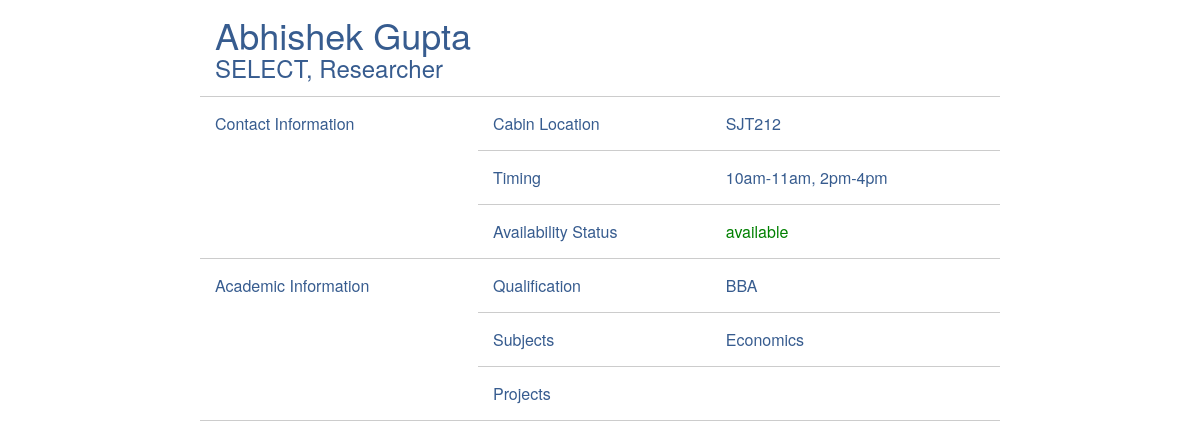
/faculty.php?id=3, run on the app's committed database.
### tables this page shows
CREATE TABLE `faculty` (
  `faculty_id` int(11) NOT NULL,
  `school_id` int(11) NOT NULL,
  `name` varchar(30) NOT NULL,
  `designation` varchar(20) DEFAULT NULL,
  `availability_status` varchar(20) DEFAULT NULL,
  `qualification` varchar(20) DEFAULT NULL,
  `timing` varchar(20) DEFAULT NULL,
  `cabin` varchar(20) DEFAULT NULL,
  `subjects` varchar(20) DEFAULT NULL
);

CREATE TABLE `school` (
  `school_id` int(11) NOT NULL,
  `name` varchar(20) NOT NULL,
  `desc` varchar(400) DEFAULT NULL
);

### config/sql.php (called while the page is built, shortened)
<?php
function getFacultyDetails($facultyid)
{
  return "select * from faculty where faculty_id=".$facultyid.";";
}
function getSchoolBySchoolID($schoolid)
{
 return "select * from school where school_id=".$schoolid.";";
}
?>

### faculty.php (the view, shortened to what this page needs)
<?php
  include("config/sql.php");
  $faculty_id = $_REQUEST['id'];
  $facultysql = getFacultyDetails($faculty_id);
  $result=mysqli_query($db,$facultysql);
  if (mysqli_num_rows($result) ==1) {
    $row = mysqli_fetch_assoc($result);
 	$facultyName = $row['name'];
 	$designation = $row['designation'];
  $availability_status = $row['availability_status'];
  $qualification = $row['qualification'];
  $timing = $row['timing'];
  $cabin = $row['cabin'];
  $subjects = $row['subjects'];
  $schoolid = $row['school_id'];
  }
  $schoolsql = getSchoolBySchoolID($schoolid);
  $result=mysqli_query($db,$schoolsql);
  if (mysqli_num_rows($result) ==1) {
    $row = mysqli_fetch_assoc($result);
 	$schoolname = $row['name'];
  }
  else
  {
  	$schoolname = "NA";
  }
?>
<html>
<body style="background:rgba(0,0,0,0)">
  <link rel="stylesheet" href="css/bootstrap.min.css">
 <div>
        <div class="tcontainer">
            <table style="border-collapse:collapse;width:800px;" cellspacing="1" cellpadding="2">
                <tr>
                    <td colspan="3">
                        <h1><?php echo "$facultyName"; ?></h1>
                        <h3><span><?php echo "$schoolname"; ?></span>, <span><?php echo "$designation"; ?></span></h3>
                    </td>
                </tr>
                <tr>
                    <td rowspan="3" class="column">
                        Contact Information
                    </td>
                    <td class="subcolumn">
                        Cabin Location
                    </td>
                    <td>
                        <?php echo "$cabin"; ?>
                    </td>
                </tr>
                <tr>
                    <td class="subcolumn">
                        Timing
                    </td>
                    <td>
                        <?php echo "$timing"; ?>
                    </td>
                </tr>
                <tr>
                    <td class="subcolumn">
                        Availability Status
                    </td>
                    <?php
                    echo "<td class='$availability_status'>";
                         echo "$availability_status";
                    ?>
                    </td>
                </tr>
                <tr>
                    <td rowspan="3" class="column">
                        Academic Information
                    </td>
                    <td class="subcolumn">
                        Qualification
                    </td>
                    <td>
                        <?php echo "$qualification"; ?>
                    </td>
                </tr>
                <tr>
                    <td class="subcolumn">
                        Subjects
                    </td>
                    <td>
                        <?php echo "$subjects"; ?>
                    </td>
                </tr>
                <tr>
                    <td class="subcolumn">
                        Projects
                    </td>
                    <td>
                    </td>
                </tr>
            </table>
        </div>
</body>
</html>

### faculty.php (style rules this page uses)
td { padding: 15px; vertical-align: top; font-weight: 500; }
table { color:#375c8f; border-collapse: collapse; margin: 0 auto; }
tr { border-bottom: 1px solid rgba(0,0,0,0.2); }
td.column,td.subcolumn { font-weight: 200; }
div.tcontainer table { padding: 5px; width: 100%; }
td.available { color:green; }
h1,h3 { margin:0px; }

### data on the page
faculty: name "Abhishek Gupta", designation "Researcher", cabin "SJT212", timing "10am-11am, 2pm-4pm", availability_status "available", qualification "BBA", subjects "Economics"
school: name "SELECT"
